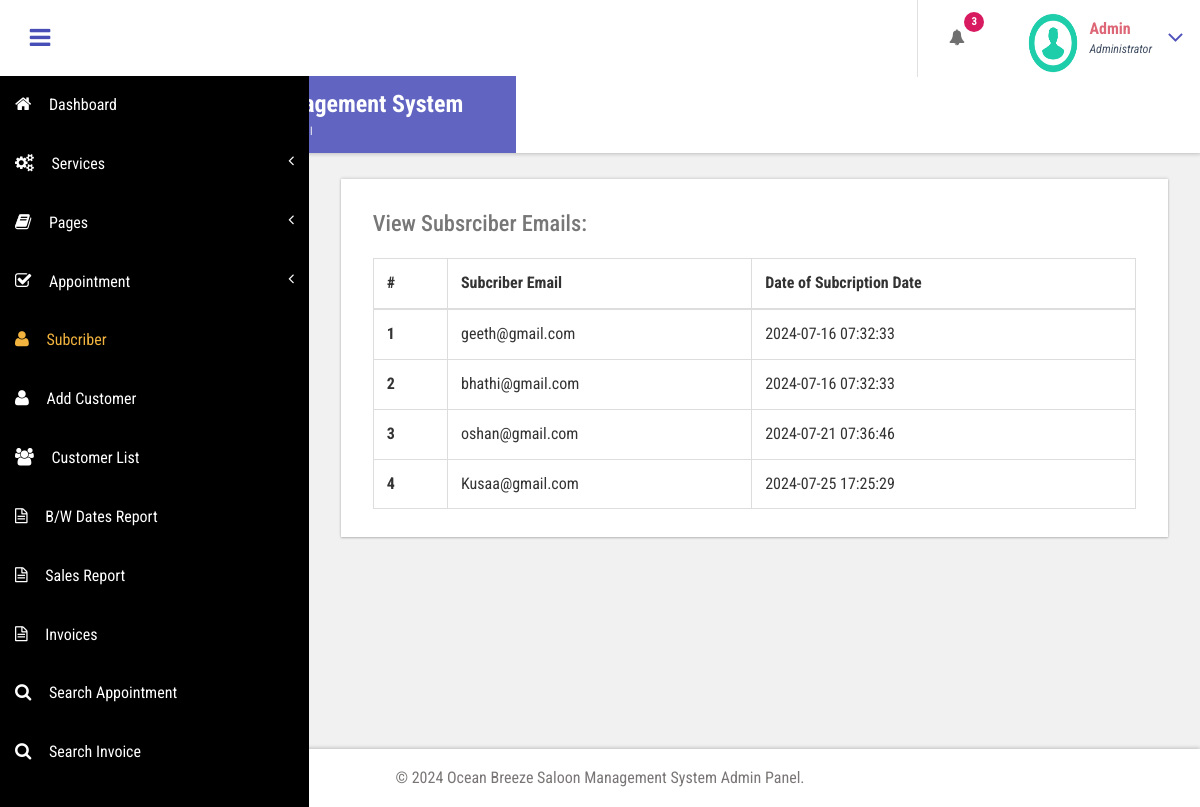
The app's page /admin/subcriber.php (signed in) with its own data.
### tables this page shows
CREATE TABLE `tblsubscriber` (
  `ID` int(5) NOT NULL,
  `Email` varchar(200) DEFAULT NULL,
  `DateofSub` timestamp NOT NULL DEFAULT current_timestamp()
);

### admin/subcriber.php (the view, shortened to what this page needs)
<?php
include('includes/dbconnection.php');
if (strlen($_SESSION['bpmsaid']==0)) {
  header('location:logout.php');
  } else{
  ?>
<!DOCTYPE HTML>
<html>
<head>
<link href="css/bootstrap.css" rel='stylesheet' type='text/css' />
<link href="css/style.css" rel='stylesheet' type='text/css' />
<link href="css/font-awesome.css" rel="stylesheet">
<link href="css/animate.css" rel="stylesheet" type="text/css" media="all">
<link href="css/custom.css" rel="stylesheet">
</head>
<body class="cbp-spmenu-push">
	<div class="main-content">
		 <?php include_once('includes/sidebar.php');?>
		 <?php include_once('includes/header.php');?>
		<div id="page-wrapper">
			<div class="main-page">
				<div class="tables">
					<h3 class="title1">Subscriber</h3>
					<div class="table-responsive bs-example widget-shadow">
						<h4>View Subsrciber Emails:</h4>
						<table class="table table-bordered"> <thead> <tr> <th>#</th> <th>Subcriber Email</th> <th>Date of Subcription Date</th> </tr> </thead> <tbody>
<?php
$ret=mysqli_query($con,"select *from   tblsubscriber");
$cnt=1;
while ($row=mysqli_fetch_array($ret)) {
?>
						 <tr> <th scope="row"><?php echo $cnt;?></th> <td><?php  echo $row['Email'];?></td> <td><?php  echo $row['DateofSub'];?></td> </tr>   <?php
$cnt=$cnt+1;
}?></tbody> </table>
					</div>
				</div>
			</div>
		</div>
		 <?php include_once('includes/footer.php');?>
	</div>
</body>
</html>
<?php }  ?>

### admin/includes/header.php (shortened to what this page needs)
<div class="sticky-header header-section ">
      <div class="header-left">
        <button id="showLeftPush"><i class="fa fa-bars"></i></button>
        <div class="logo">
          <a href="index.html">
            <h1>Ocean Breeze Saloon Management System</h1>
            <span>AdminPanel</span>
          </a>
        </div>
      </div>
      <div class="header-right">
        <div class="profile_details_left">
          <ul class="nofitications-dropdown">
            <?php
$ret1=mysqli_query($con,"select ID,Name from  tblappointment where Status=''");
$num=mysqli_num_rows($ret1);
?>
            <li class="dropdown head-dpdn">
              <a href="#" class="dropdown-toggle" data-toggle="dropdown" aria-expanded="false"><i class="fa fa-bell"></i><span class="badge blue"><?php echo $num;?></span></a>
            </li>
          </ul>
          <div class="clearfix"> </div>
        </div>
        <div class="profile_details">
        <?php
$adid=$_SESSION['bpmsaid'];
$ret=mysqli_query($con,"select AdminName from tbladmin where ID='$adid'");
$row=mysqli_fetch_array($ret);
$name=$row['AdminName'];
?>
          <ul>
            <li class="dropdown profile_details_drop">
              <a href="#" class="dropdown-toggle" data-toggle="dropdown" aria-expanded="false">
                <div class="profile_img">
                  <span class="prfil-img"><img src="images/download (1).png" alt="" width="50" height="60"> </span>
                  <div class="user-name">
                    <p><?php echo $name; ?></p>
                    <span>Administrator</span>
                  </div>
                  <i class="fa fa-angle-down lnr"></i>
                  <div class="clearfix"></div>
                </div>
              </a>
            </li>
          </ul>
        </div>
      </div>
      <div class="clearfix"> </div>
    </div>

### admin/css/style.css (style rules this page uses)
h4, h5, h6, h1, h2, h3 { margin: 0; }
ul, ol { margin: 0; }
p { margin: 0; }
html, body { font-family: 'Roboto Condensed', sans-serif; font-size: 100%; overflow-x: hidden; background: #fff; }
body a { transition: 0.5s all ease; -webkit-transition: 0.5s all ease; -moz-transition: 0.5s all ease; -o-transition: 0.5s all ease; -ms-transition: 0.5s all ease; text-decoration:none; }
h1,h2,h3,h4,h5,h6 { margin:0; }
p { margin:0; }
ul,label { margin:0; padding:0; }
.main-content { position: relative; }
.sticky-header { position: fixed; top: 0; left:0px; width: 100%; z-index: 100; }
.header-section { background:#FFF; box-shadow: 1px 1px 4px rgba(0, 0, 0, 0.21); -webkit-box-shadow: 1px 1px 4px rgba(0, 0, 0, 0.21); -moz-box-shadow: 1px 1px 4px rgba(0, 0, 0, 0.21); -o-box-shadow: 1px 1px 4px rgba(0, 0, 0, 0.21); }
.header-section::after { clear: both; display: block; content: ''; }
.header-left { float: left; width: 45%; }
.header-right { float: right; }
button#showLeftPush { font-size: 1.5em; width: 80px; padding: 0.87em 0; text-align: center; cursor: pointer; float: left; color: #6F6F6F; -moz-transition: all 0.2s ease-out 0s; -webkit-transition: all 0.2s ease-out 0s; transition: all 0.2s ease-out 0s; border: none; background-color: #fff; outline:none; }
.cbp-spmenu-push { overflow-x: hidden; position: relative; }
.cbp-spmenu, .cbp-spmenu-push { -webkit-transition: all 0.3s ease; -moz-transition: all 0.3s ease; transition: all 0.3s ease; }
.cbp-spmenu-push div#page-wrapper { margin: 0 0 0 19.3em; transition:.5s all; -webkit-transition:.5s all; -moz-transition:.5s all; }
.fa { display: inline-block; font-family: FontAwesome; font-style: normal; font-weight: normal; line-height: 1; -webkit-font-smoothing: antialiased; -moz-osx-font-smoothing: grayscale; }
.logo { background: #6164C1; text-align: center; float: left; }
.logo a { padding: 0.9em 3.3em .7em; display: block; text-decoration: none; }
.logo a h1 { color: #fff; font-size: 1.5em; line-height: 1.2em; font-weight: 700; }
.logo a span { color: #F8F8F8; font-size: .7em; text-align: center; letter-spacing: 7px; }
.profile_details_left { float: left; }
li.dropdown.head-dpdn { display: inline-block; padding: 1.7em 0; border-left: 1px solid #E0E0E0; float: left; }
li.dropdown.head-dpdn a.dropdown-toggle { padding: 1.7em 2em; }
i.fa.fa-bell { color:#6F6F6F; }
.header-right span.badge { font-size: 11px; font-weight: bold; color: #FFF; background: #8BC34A; line-height: 15px; width: 20px; height: 20px; border-radius: 2em; -webkit-border-radius: 2em; -moz-border-radius: 2em; -o-border-radius: 2em; text-align: center; display: inline-block; position: absolute; top: 16%; padding: 2px 0 0; }
.header-right span.blue { background-color:#D81B60; }
.profile_details { float: right; }
.profile_details_drop a.dropdown-toggle { display:block; padding: 0.8em 3em 0 2em; }
.profile_img span.prfil-img { float:left; }
.user-name { float:left; margin-top:8px; margin-left:11px; height:35px; }
.profile_details ul li { list-style-type:none; position:relative; }
.profile_details li a i.fa.lnr { position: absolute; top: 34%; right: 8%; color: #4F52BA; font-size: 1.6em; }
.user-name p { font-size:1em; color:#DD6777; line-height:1em; font-weight:700; }
.user-name span { font-size: .75em; font-style: italic; color: #424f63; font-weight: normal; margin-top: .3em; }
.widget-shadow { background-color: #fff; box-shadow: 0 -1px 3px rgba(0,0,0,.12),0 1px 2px rgba(0,0,0,.24); -webkit-box-shadow: 0 -1px 3px rgba(0,0,0,.12),0 1px 2px rgba(0,0,0,.24); -moz-box-shadow: 0 -1px 3px rgba(0,0,0,.12),0 1px 2px rgba(0,0,0,.24); }
h3.title1 { font-size: 2em; color: #e94e02; margin-bottom: 0.8em; }
.table > thead > tr > th, .table > tbody > tr > th, .table > tfoot > tr > th, .table > thead > tr > td, .table > tbody > tr > td, .table > tfoot > tr > td { border-top: none; }
.tables h4 { font-size: 1.4em; margin-bottom: 1em; color: #777777; }
.tables .panel-body ,.tables .bs-example { padding: 2em 2em 0.5em; }
.tables .table > thead > tr > th, .tables .table > tbody > tr > th, .tables .table > tfoot > tr > th, .tables .table > thead > tr > td, .tables .table > tbody > tr > td, .tables .table > tfoot > tr > td { padding: 13px; border-top: 1px solid #E0E0E0; }
.bs-example { margin-top: 2em; }

### admin/css/custom.css (style rules this page uses)
#page-wrapper { padding:7em 2em 2.5em; background-color: #F1F1F1; }

### records on screen
tblsubscriber: Email "geeth@gmail.com", DateofSub "2024-07-16 07:32:33"
tblsubscriber: Email "bhathi@gmail.com", DateofSub "2024-07-16 07:32:33"
tblsubscriber: Email "oshan@gmail.com", DateofSub "2024-07-21 07:36:46"
tblsubscriber: Email "Kusaa@gmail.com", DateofSub "2024-07-25 17:25:29"

### other values on screen
$num "3"
$name "Admin"
